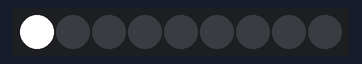
Simulated run of this sketch. Board: Arduino Uno, built with avr-gcc and run on an emulated ATmega328P. On the bench: 9 RGB LEDs in strip order, left to right.

Above: at 2.05 s.
At 2.65 s:
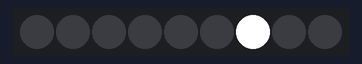
At 3.25 s:
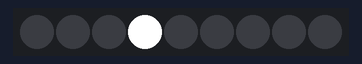

Measured:
- by itself, everything shown: repeats every 0.90 s, in 9 steps

The sketch:

NeoFirstLight.ino
```cpp
// Use if you want to force the software SPI subsystem to be used for some reason (generally, you don't)
// #define FORCE_SOFTWARE_SPI
// Use if you want to force non-accelerated pin access (hint: you really don't, it breaks lots of things)
// #define FORCE_SOFTWARE_SPI
// #define FORCE_SOFTWARE_PINS
#include "FastLED.h"

///////////////////////////////////////////////////////////////////////////////////////////
//
// Move a white dot along the strip of leds.  This program simply shows how to configure the leds,
// and then how to turn a single pixel white and then off, moving down the line of pixels.
//

// How many leds are in the strip?
#define NUM_LEDS 9

// Data pin that led data will be written out over
#define DATA_PIN 10

// Clock pin only needed for SPI based chipsets when not using hardware SPI
//#define CLOCK_PIN 8

// This is an array of leds.  One item for each led in your strip.
CRGB leds[NUM_LEDS];

// This function sets up the ledsand tells the controller about them
void setup() {
	// sanity check delay - allows reprogramming if accidently blowing power w/leds
   	delay(2000);

      // Uncomment one of the following lines for your leds arrangement.
      // FastLED.addLeds<TM1803, DATA_PIN, RGB>(leds, NUM_LEDS);
      // FastLED.addLeds<TM1804, DATA_PIN, RGB>(leds, NUM_LEDS);
      // FastLED.addLeds<TM1809, DATA_PIN, RGB>(leds, NUM_LEDS);
      //FastLED.addLeds<WS2811, DATA_PIN, RGB>(leds, NUM_LEDS);
      // FastLED.addLeds<WS2812, DATA_PIN, RGB>(leds, NUM_LEDS);
      // FastLED.addLeds<WS2812B, DATA_PIN, RGB>(leds, NUM_LEDS);
       FastLED.addLeds<NEOPIXEL, DATA_PIN>(leds, NUM_LEDS);
      // FastLED.addLeds<WS2811_400, DATA_PIN, RGB>(leds, NUM_LEDS);
      // FastLED.addLeds<GW6205, DATA_PIN, RGB>(leds, NUM_LEDS);
      // FastLED.addLeds<GW6205_400, DATA_PIN, RGB>(leds, NUM_LEDS);
      // FastLED.addLeds<UCS1903, DATA_PIN, RGB>(leds, NUM_LEDS);
      // FastLED.addLeds<UCS1903B, DATA_PIN, RGB>(leds, NUM_LEDS);

      // FastLED.addLeds<WS2801, RGB>(leds, NUM_LEDS);
      // FastLED.addLeds<SM16716, RGB>(leds, NUM_LEDS);
      // FastLED.addLeds<LPD8806, RGB>(leds, NUM_LEDS);
      // FastLED.addLeds<P9813, RGB>(leds, NUM_LEDS);

      // FastLED.addLeds<WS2801, DATA_PIN, CLOCK_PIN, RGB>(leds, NUM_LEDS);
      // FastLED.addLeds<SM16716, DATA_PIN, CLOCK_PIN, RGB>(leds, NUM_LEDS);
      // FastLED.addLeds<LPD8806, DATA_PIN, CLOCK_PIN, RGB>(leds, NUM_LEDS);
}

// This function runs over and over, and is where you do the magic to light
// your leds.
void loop() {
   // Move a single white led
   for(int whiteLed = 0; whiteLed < NUM_LEDS; whiteLed = whiteLed + 1) {
      // Turn our current led on to white, then show the leds
      leds[whiteLed] = CRGB::White;

      // Show the leds (only one of which is set to white, from above)
      FastLED.show();

      // Wait a little bit
      delay(100);

      // Turn our current led back to black for the next loop around
      leds[whiteLed] = CRGB::Black;
   }
}
```
